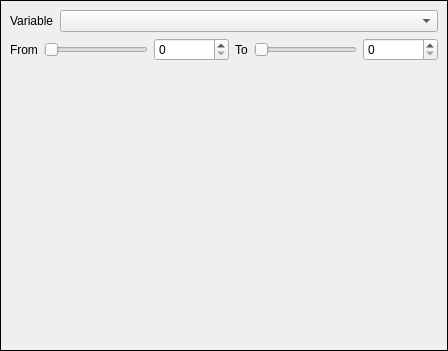
<?xml version="1.0" encoding="UTF-8"?>
<ui version="4.0">
 <class>NNVarAvgRow</class>
 <widget class="QWidget" name="NNVarAvgRow">
  <property name="geometry">
   <rect>
    <x>0</x>
    <y>0</y>
    <width>448</width>
    <height>351</height>
   </rect>
  </property>
  <property name="windowTitle">
   <string>Form</string>
  </property>
  <layout class="QVBoxLayout" name="verticalLayout">
   <property name="spacing">
    <number>0</number>
   </property>
   <property name="leftMargin">
    <number>0</number>
   </property>
   <property name="topMargin">
    <number>0</number>
   </property>
   <property name="rightMargin">
    <number>0</number>
   </property>
   <property name="bottomMargin">
    <number>0</number>
   </property>
   <item>
    <widget class="QFrame" name="rowFrame">
     <property name="frameShape">
      <enum>QFrame::Box</enum>
     </property>
     <property name="frameShadow">
      <enum>QFrame::Plain</enum>
     </property>
     <layout class="QVBoxLayout" name="verticalLayout_2">
      <item>
       <layout class="QGridLayout" name="gridLayout">
        <item row="0" column="0">
         <widget class="QLabel" name="label_2">
          <property name="sizePolicy">
           <sizepolicy hsizetype="Maximum" vsizetype="Preferred">
            <horstretch>0</horstretch>
            <verstretch>0</verstretch>
           </sizepolicy>
          </property>
          <property name="text">
           <string>Variable</string>
          </property>
         </widget>
        </item>
        <item row="0" column="1">
         <widget class="QComboBox" name="variableSelectionCombo"/>
        </item>
        <item row="1" column="0" colspan="2">
         <layout class="QHBoxLayout" name="horizontalLayout">
          <item>
           <widget class="QLabel" name="label">
            <property name="text">
             <string>From</string>
            </property>
           </widget>
          </item>
          <item>
           <widget class="QSlider" name="fromStepSlider">
            <property name="orientation">
             <enum>Qt::Horizontal</enum>
            </property>
           </widget>
          </item>
          <item>
           <widget class="QSpinBox" name="fromStepSpinBox">
            <property name="minimumSize">
             <size>
              <width>75</width>
              <height>0</height>
             </size>
            </property>
           </widget>
          </item>
          <item>
           <widget class="QLabel" name="label_3">
            <property name="text">
             <string>To</string>
            </property>
           </widget>
          </item>
          <item>
           <widget class="QSlider" name="toStepSlider">
            <property name="orientation">
             <enum>Qt::Horizontal</enum>
            </property>
           </widget>
          </item>
          <item>
           <widget class="QSpinBox" name="toStepSpinBox">
            <property name="minimumSize">
             <size>
              <width>75</width>
              <height>0</height>
             </size>
            </property>
           </widget>
          </item>
         </layout>
        </item>
       </layout>
      </item>
      <item>
       <widget class="QWidget" name="graphHolderWidget" native="true">
        <property name="sizePolicy">
         <sizepolicy hsizetype="Preferred" vsizetype="Expanding">
          <horstretch>0</horstretch>
          <verstretch>0</verstretch>
         </sizepolicy>
        </property>
        <layout class="QVBoxLayout" name="verticalLayout_5">
         <item>
          <layout class="QVBoxLayout" name="graphHolderLayout"/>
         </item>
        </layout>
       </widget>
      </item>
     </layout>
    </widget>
   </item>
  </layout>
 </widget>
 <resources/>
 <connections/>
</ui>
